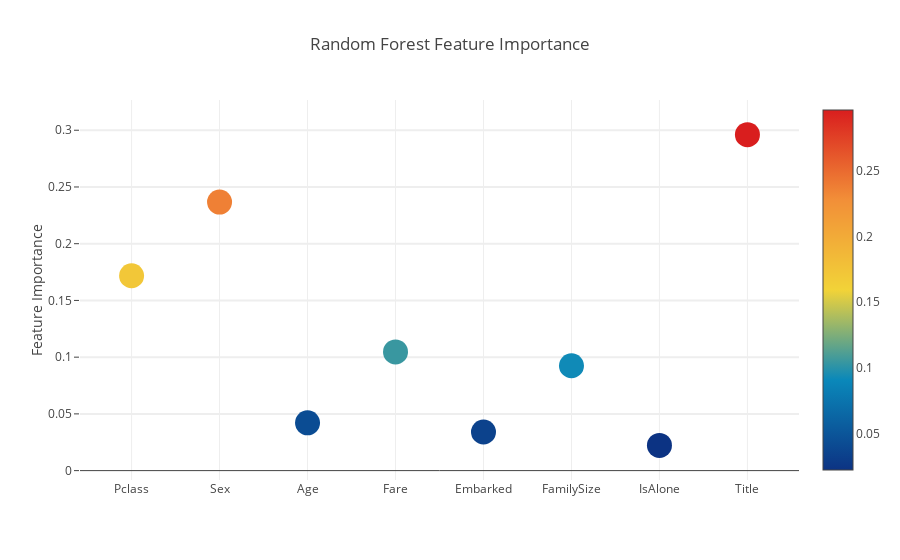
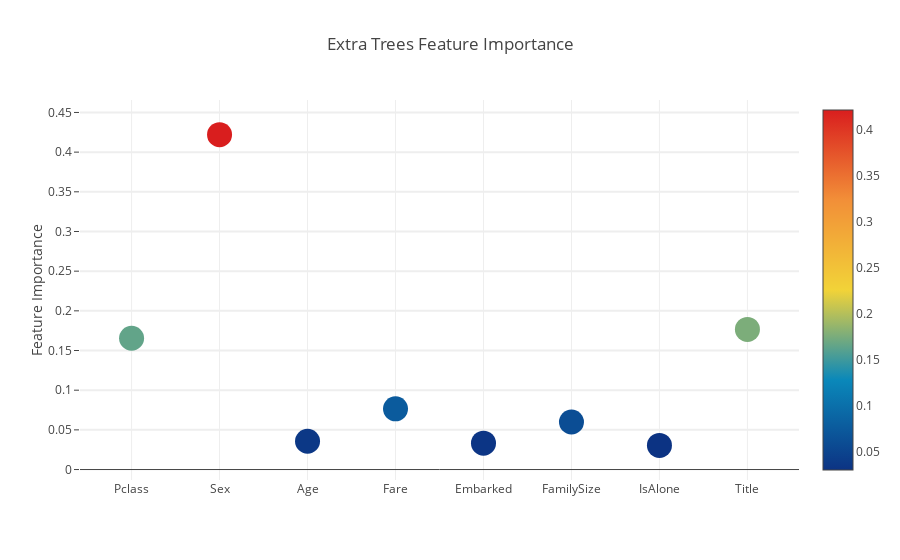
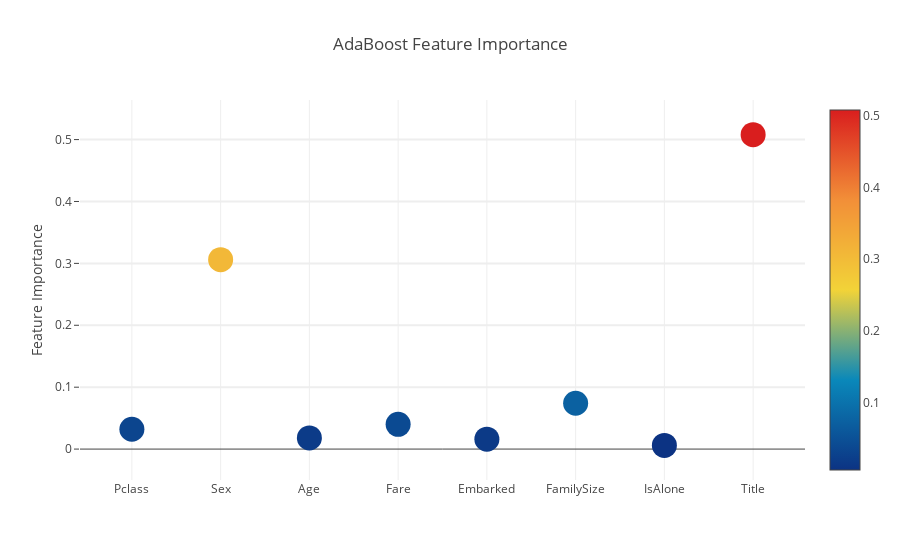
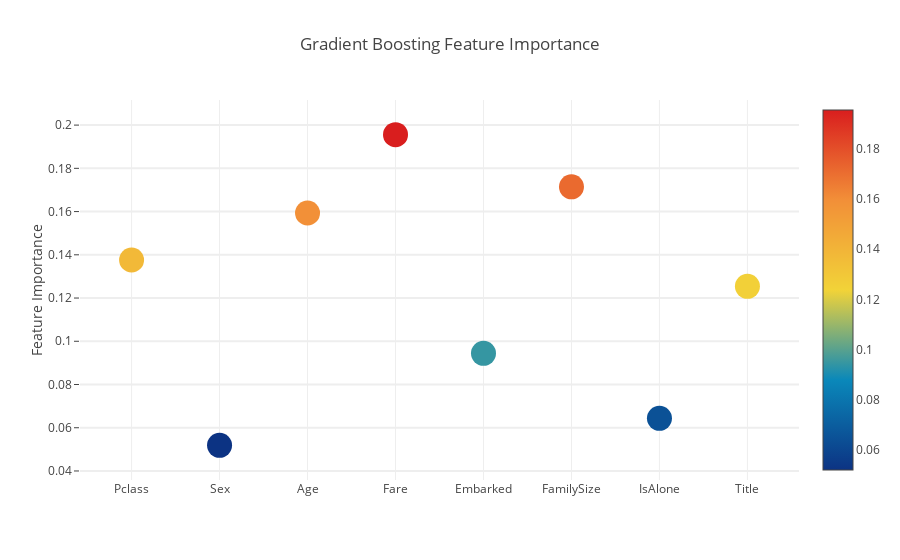

Notebook cell for these charts, in order:
### Code cell
# Scatter plot
trace = go.Scatter(
    y = feature_dataframe['Random Forest feature importances'].values,
    x = feature_dataframe['features'].values,
    mode='markers',
    marker = dict(
        sizemode = 'diameter',
        sizeref = 1,
        size = 25,
        color = feature_dataframe['Random Forest feature importances'].values,
        colorscale = 'Portland',
        showscale=True
    ),
    text = feature_dataframe['features'].values
)
data = [trace]

layout = go.Layout(
    autosize = True,
    title = 'Random Forest Feature Importance',
    hovermode = 'closest',
    yaxis = dict(
        title = 'Feature Importance',
        ticklen = 5,
        gridwidth = 2
    ),
    showlegend = False
)

fig = go.Figure(data=data, layout=layout)
py.iplot(fig, filename='scatter2010')

# Scatter plot 
trace = go.Scatter(
    y = feature_dataframe['Extra Trees feature importances'].values,
    x = feature_dataframe['features'].values,
    mode='markers',
    marker=dict(
        sizemode = 'diameter',
        sizeref = 1,
        size = 25,
#       size= feature_dataframe['AdaBoost feature importances'].values,
        #color = np.random.randn(500), #set color equal to a variable
        color = feature_dataframe['Extra Trees feature importances'].values,
        colorscale='Portland',
        showscale=True
    ),
    text = feature_dataframe['features'].values
)
data = [trace]

layout= go.Layout(
    autosize= True,
    title= 'Extra Trees Feature Importance',
    hovermode= 'closest',
#     xaxis= dict(
#         title= 'Pop',
#         ticklen= 5,
#         zeroline= False,
#         gridwidth= 2,
#     ),
    yaxis=dict(
        title= 'Feature Importance',
        ticklen= 5,
        gridwidth= 2
    ),
    showlegend= False
)
fig = go.Figure(data=data, layout=layout)
py.iplot(fig,filename='scatter2010')

# Scatter plot 
trace = go.Scatter(
    y = feature_dataframe['AdaBoost feature importances'].values,
    x = feature_dataframe['features'].values,
    mode='markers',
    marker=dict(
        sizemode = 'diameter',
        sizeref = 1,
        size = 25,
#       size= feature_dataframe['AdaBoost feature importances'].values,
        #color = np.random.randn(500), #set color equal to a variable
        color = feature_dataframe['AdaBoost feature importances'].values,
        colorscale='Portland',
        showscale=True
    ),
    text = feature_dataframe['features'].values
)
data = [trace]

layout= go.Layout(
    autosize= True,
    title= 'AdaBoost Feature Importance',
    hovermode= 'closest',
#     xaxis= dict(
#         title= 'Pop',
#         ticklen= 5,
#         zeroline= False,
#         gridwidth= 2,
#     ),
    yaxis=dict(
        title= 'Feature Importance',
        ticklen= 5,
        gridwidth= 2
    ),
    showlegend= False
)
fig = go.Figure(data=data, layout=layout)
py.iplot(fig,filename='scatter2010')

# Scatter plot 
trace = go.Scatter(
    y = feature_dataframe['Gradient Boost feature importances'].values,
    x = feature_dataframe['features'].values,
    mode='markers',
    marker=dict(
        sizemode = 'diameter',
        sizeref = 1,
        size = 25,
#       size= feature_dataframe['AdaBoost feature importances'].values,
        #color = np.random.randn(500), #set color equal to a variable
        color = feature_dataframe['Gradient Boost feature importances'].values,
        colorscale='Portland',
        showscale=True
    ),
    text = feature_dataframe['features'].values
)
data = [trace]

layout= go.Layout(
    autosize= True,
    title= 'Gradient Boosting Feature Importance',
    hovermode= 'closest',
#     xaxis= dict(
#         title= 'Pop',
#         ticklen= 5,
#         zeroline= False,
#         gridwidth= 2,
#     ),
    yaxis=dict(
        title= 'Feature Importance',
        ticklen= 5,
        gridwidth= 2
    ),
    showlegend= False
)
fig = go.Figure(data=data, layout=layout)
py.iplot(fig,filename='scatter2010')

### Figure 1 — Plotly figure (JSON) as saved in the notebook; plotly's stock layout.template omitted (floating-point values rounded to 4 significant figures)
{"data": [{"marker": {"color": [0.1717, 0.2367, 0.04212, 0.1047, 0.03406, 0.0924, 0.02225, 0.2961], "colorscale": "Portland", "showscale": true, "size": 25, "sizemode": "diameter", "sizeref": 1}, "mode": "markers", "text": ["Pclass", "Sex", "Age", "Fare", "Embarked", "FamilySize", "IsAlone", "Title"], "type": "scatter", "x": ["Pclass", "Sex", "Age", "Fare", "Embarked", "FamilySize", "IsAlone", "Title"], "y": [0.1717, 0.2367, 0.04212, 0.1047, 0.03406, 0.0924, 0.02225, 0.2961]}], "layout": {"autosize": true, "hovermode": "closest", "showlegend": false, "title": "Random Forest Feature Importance", "yaxis": {"gridwidth": 2, "ticklen": 5, "title": "Feature Importance"}}}

### Figure 2 — Plotly figure (JSON) as saved in the notebook; plotly's stock layout.template omitted (floating-point values rounded to 4 significant figures)
{"data": [{"marker": {"color": [0.1655, 0.4221, 0.03566, 0.07656, 0.03325, 0.0599, 0.03046, 0.1766], "colorscale": "Portland", "showscale": true, "size": 25, "sizemode": "diameter", "sizeref": 1}, "mode": "markers", "text": ["Pclass", "Sex", "Age", "Fare", "Embarked", "FamilySize", "IsAlone", "Title"], "type": "scatter", "x": ["Pclass", "Sex", "Age", "Fare", "Embarked", "FamilySize", "IsAlone", "Title"], "y": [0.1655, 0.4221, 0.03566, 0.07656, 0.03325, 0.0599, 0.03046, 0.1766]}], "layout": {"autosize": true, "hovermode": "closest", "showlegend": false, "title": "Extra Trees Feature Importance", "yaxis": {"gridwidth": 2, "ticklen": 5, "title": "Feature Importance"}}}

### Figure 3 — Plotly figure (JSON) as saved in the notebook; plotly's stock layout.template omitted (floating-point values rounded to 4 significant figures)
{"data": [{"marker": {"color": [0.032, 0.306, 0.018, 0.04, 0.016, 0.074, 0.006, 0.508], "colorscale": "Portland", "showscale": true, "size": 25, "sizemode": "diameter", "sizeref": 1}, "mode": "markers", "text": ["Pclass", "Sex", "Age", "Fare", "Embarked", "FamilySize", "IsAlone", "Title"], "type": "scatter", "x": ["Pclass", "Sex", "Age", "Fare", "Embarked", "FamilySize", "IsAlone", "Title"], "y": [0.032, 0.306, 0.018, 0.04, 0.016, 0.074, 0.006, 0.508]}], "layout": {"autosize": true, "hovermode": "closest", "showlegend": false, "title": "AdaBoost Feature Importance", "yaxis": {"gridwidth": 2, "ticklen": 5, "title": "Feature Importance"}}}

### Figure 4 — Plotly figure (JSON) as saved in the notebook; plotly's stock layout.template omitted (floating-point values rounded to 4 significant figures)
{"data": [{"marker": {"color": [0.1376, 0.05184, 0.1593, 0.1956, 0.0944, 0.1715, 0.06434, 0.1254], "colorscale": "Portland", "showscale": true, "size": 25, "sizemode": "diameter", "sizeref": 1}, "mode": "markers", "text": ["Pclass", "Sex", "Age", "Fare", "Embarked", "FamilySize", "IsAlone", "Title"], "type": "scatter", "x": ["Pclass", "Sex", "Age", "Fare", "Embarked", "FamilySize", "IsAlone", "Title"], "y": [0.1376, 0.05184, 0.1593, 0.1956, 0.0944, 0.1715, 0.06434, 0.1254]}], "layout": {"autosize": true, "hovermode": "closest", "showlegend": false, "title": "Gradient Boosting Feature Importance", "yaxis": {"gridwidth": 2, "ticklen": 5, "title": "Feature Importance"}}}
